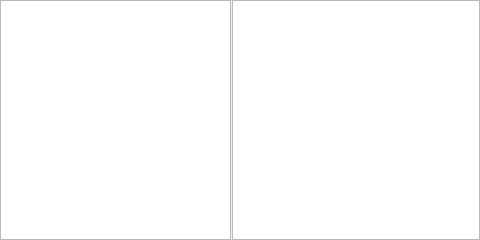
<?xml version="1.0" encoding="UTF-8"?>
<ui version="4.0">
 <class>MXNoteClass</class>
 <widget class="QMainWindow" name="MXNoteClass">
  <property name="geometry">
   <rect>
    <x>0</x>
    <y>0</y>
    <width>480</width>
    <height>240</height>
   </rect>
  </property>
  <property name="windowTitle">
   <string>MXNote</string>
  </property>
  <widget class="QWidget" name="centralWidget">
   <layout class="QHBoxLayout" name="horizontalLayout">
    <property name="spacing">
     <number>1</number>
    </property>
    <property name="leftMargin">
     <number>0</number>
    </property>
    <property name="topMargin">
     <number>0</number>
    </property>
    <property name="rightMargin">
     <number>0</number>
    </property>
    <property name="bottomMargin">
     <number>0</number>
    </property>
    <item>
     <widget class="QListView" name="listView">
      <property name="maximumSize">
       <size>
        <width>240</width>
        <height>16777215</height>
       </size>
      </property>
     </widget>
    </item>
    <item>
     <widget class="QTextEdit" name="textEdit">
      <property name="minimumSize">
       <size>
        <width>0</width>
        <height>0</height>
       </size>
      </property>
     </widget>
    </item>
   </layout>
  </widget>
 </widget>
 <layoutdefault spacing="6" margin="11"/>
 <resources/>
 <connections/>
</ui>
